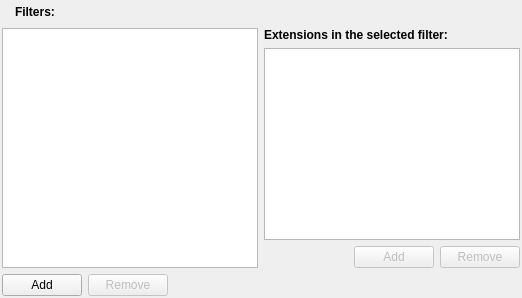
      <widget class="QWidget" name="page_6" >
       <layout class="QGridLayout" >
        <property name="margin" >
         <number>2</number>
        </property>
        <item row="0" column="0" colspan="3" >
         <layout class="QHBoxLayout" >
          <item>
           <widget class="QLabel" name="label_18" >
            <property name="pixmap" >
             <pixmap resource="resources.qrc" >:/new/prefix1/images/filter16.png</pixmap>
            </property>
           </widget>
          </item>
          <item>
           <widget class="QLabel" name="label_16" >
            <property name="text" >
             <string>&lt;b>Filters:&lt;/b></string>
            </property>
           </widget>
          </item>
          <item>
           <spacer>
            <property name="orientation" >
             <enum>Qt::Horizontal</enum>
            </property>
            <property name="sizeHint" stdset="0" >
             <size>
              <width>40</width>
              <height>20</height>
             </size>
            </property>
           </spacer>
          </item>
         </layout>
        </item>
        <item rowspan="3" row="1" column="0" colspan="3" >
         <widget class="QListWidget" name="filter_list" >
          <property name="statusTip" >
           <string>List of filters</string>
          </property>
         </widget>
        </item>
        <item row="1" column="3" colspan="3" >
         <widget class="QLabel" name="label_17" >
          <property name="text" >
           <string>&lt;b>Extensions in the selected filter:&lt;/b></string>
          </property>
         </widget>
        </item>
        <item row="2" column="3" colspan="3" >
         <widget class="QListWidget" name="filter_extensions_list" >
          <property name="statusTip" >
           <string>List of extensions in the selected filter</string>
          </property>
         </widget>
        </item>
        <item row="3" column="3" >
         <spacer>
          <property name="orientation" >
           <enum>Qt::Horizontal</enum>
          </property>
          <property name="sizeHint" stdset="0" >
           <size>
            <width>40</width>
            <height>20</height>
           </size>
          </property>
         </spacer>
        </item>
        <item row="3" column="4" >
         <widget class="QPushButton" name="filter_add_extension" >
          <property name="enabled" >
           <bool>false</bool>
          </property>
          <property name="statusTip" >
           <string>Add an extension</string>
          </property>
          <property name="text" >
           <string>Add</string>
          </property>
          <property name="icon" >
           <iconset resource="resources.qrc" >
            <normaloff>:/new/prefix1/images/add.png</normaloff>:/new/prefix1/images/add.png</iconset>
          </property>
         </widget>
        </item>
        <item row="3" column="5" >
         <widget class="QPushButton" name="filter_remove_extension" >
          <property name="enabled" >
           <bool>false</bool>
          </property>
          <property name="statusTip" >
           <string>Remove the current extension</string>
          </property>
          <property name="text" >
           <string>Remove</string>
          </property>
          <property name="icon" >
           <iconset resource="resources.qrc" >
            <normaloff>:/new/prefix1/images/remove.png</normaloff>:/new/prefix1/images/remove.png</iconset>
          </property>
         </widget>
        </item>
        <item row="4" column="0" >
         <widget class="QPushButton" name="filter_add" >
          <property name="enabled" >
           <bool>true</bool>
          </property>
          <property name="statusTip" >
           <string>Add a filter</string>
          </property>
          <property name="text" >
           <string>Add</string>
          </property>
          <property name="icon" >
           <iconset resource="resources.qrc" >
            <normaloff>:/new/prefix1/images/add.png</normaloff>:/new/prefix1/images/add.png</iconset>
          </property>
         </widget>
        </item>
        <item row="4" column="1" >
         <widget class="QPushButton" name="filter_remove" >
          <property name="enabled" >
           <bool>false</bool>
          </property>
          <property name="statusTip" >
           <string>Remove the current filter</string>
          </property>
          <property name="text" >
           <string>Remove</string>
          </property>
          <property name="icon" >
           <iconset resource="resources.qrc" >
            <normaloff>:/new/prefix1/images/remove.png</normaloff>:/new/prefix1/images/remove.png</iconset>
          </property>
         </widget>
        </item>
        <item row="4" column="2" >
         <spacer>
          <property name="orientation" >
           <enum>Qt::Horizontal</enum>
          </property>
          <property name="sizeHint" stdset="0" >
           <size>
            <width>40</width>
            <height>20</height>
           </size>
          </property>
         </spacer>
        </item>
       </layout>
      </widget>
